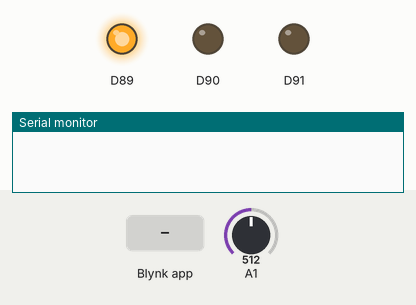
Simulated run of this sketch. Board: Arduino MKR. On the bench: output pins drawn as LEDs (lit = HIGH), the last lines printed to the serial monitor. The test bench sets the inputs (shaded band); at power-on: A1 = 512 (analog values on the 0–1023 scale). WiFi joins after 1.5 s; servers stay silent unless stated.

Above: at 3.0 s.
3.1 s: Blynk app writes 200 to V6
At 4.8 s:
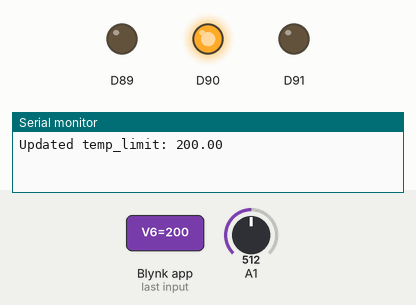
5.4 s: Blynk app writes 1 to V6
At 6.4 s:
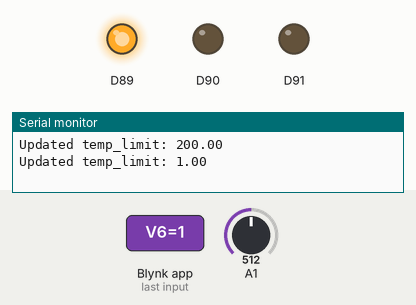
7.4 s: A1 set to 5
9.1 s: A1 set to 2
At 10.6 s:
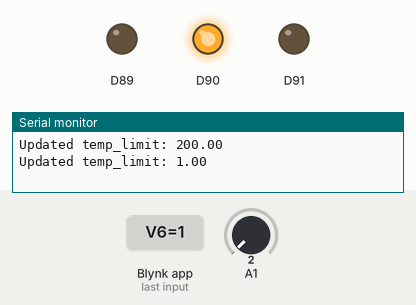
Timing chart, 0 to 12.1 s (numbered marks = the images above; inputs shaded):
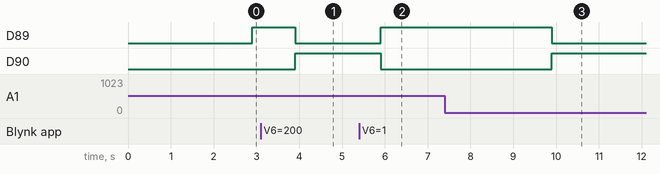

Measured:
- the behaviour switches between 4 and 3 on A1 (found by bisection; images 2 and 3)
- after the input at 3.1 s, D89: HIGH → LOW after 0.80 s; D90: LOW → HIGH after 0.80 s
- after the input at 5.4 s, D89: LOW → HIGH after 0.50 s; D90: HIGH → LOW after 0.50 s
- after the input at 7.4 s, every drawn part: stays the same
- after the input at 9.1 s, D89: HIGH → LOW after 0.80 s; D90: LOW → HIGH after 0.80 s

The sketch:

Temp_monitor_w_RGB_BLANK.ino
```cpp
#define BLYNK_TEMPLATE_ID "zzz"
#define BLYNK_TEMPLATE_NAME "yyy"
#define BLYNK_AUTH_TOKEN "xxx"

#include <SPI.h>
#include <WiFiNINA.h>
#include <utility/wifi_drv.h>
#include <BlynkSimpleWiFiNINA.h>

char ssid[] = "aterm-00e444-g";
char pass[] = "989f4ca2bc85b";

BlynkTimer timer;
float temp_limit = 30.0; // Default limit in °C

void setup()
{
  Serial.begin(9600);
  analogReadResolution(12); // 12-bit ADC

  // Set RGB LED pins
  WiFiDrv::pinMode(25, OUTPUT); // green
  WiFiDrv::pinMode(26, OUTPUT); // red
  WiFiDrv::pinMode(27, OUTPUT); // blue
  WiFiDrv::analogWrite(27, 0);  // blue off

  Blynk.begin(BLYNK_AUTH_TOKEN, ssid, pass);
  timer.setInterval(1000L, myTimerEvent); // Read temperature every second
}

void loop()
{
  Blynk.run();
  timer.run();
}

// Read temp limit (V6)
BLYNK_WRITE(V6)
{
  temp_limit = param.asFloat();  // Get value from slide control as float
  Serial.print("Updated temp_limit: "); //Local debugging, print update to serial
  Serial.println(temp_limit);
}
//Timer event to read temperature and control RGB
void myTimerEvent()
{
  float temp = readTemp();
  // Send temperature to Blynk
  Blynk.virtualWrite(V2, temp);

  // LED logic based on temp_limit
  if (temp < temp_limit) {
    WiFiDrv::analogWrite(26, 255); // green ON
    WiFiDrv::analogWrite(25, 0);   // red OFF
  } else {
    WiFiDrv::analogWrite(26, 0);   // green OFF
    WiFiDrv::analogWrite(25, 255); // red ON
  }
}
//Read temp sensor value and calculate average
float readTemp() {
  long totalRaw = 0;
  for (int i = 0; i < 10; i++) {
    totalRaw += analogRead(A1);
    delay(10);
  }
  float averageRaw = totalRaw / 10.0;
  float voltage = averageRaw * (3.3 / 4095.0);
  float temperatureC = voltage * 100.0;
  return temperatureC;
}
```
